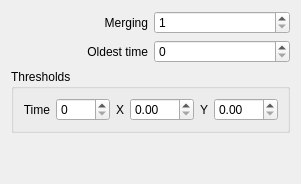
     <widget class="QWidget" name="m_MergingGapsTab">
      <attribute name="title">
       <string>Merging gaps</string>
      </attribute>
      <layout class="QGridLayout" name="gridLayout_5">
       <item row="2" column="0" colspan="2">
        <widget class="QGroupBox" name="groupBox_4">
         <property name="title">
          <string>Thresholds</string>
         </property>
         <layout class="QHBoxLayout" name="horizontalLayout_3">
          <item>
           <widget class="QLabel" name="label_25">
            <property name="text">
             <string>Time</string>
            </property>
            <property name="alignment">
             <set>Qt::AlignRight|Qt::AlignTrailing|Qt::AlignVCenter</set>
            </property>
           </widget>
          </item>
          <item>
           <widget class="QSpinBox" name="m_MergingThresholdsTime">
            <property name="maximum">
             <number>1000</number>
            </property>
           </widget>
          </item>
          <item>
           <widget class="QLabel" name="label_26">
            <property name="text">
             <string>X</string>
            </property>
            <property name="alignment">
             <set>Qt::AlignRight|Qt::AlignTrailing|Qt::AlignVCenter</set>
            </property>
           </widget>
          </item>
          <item>
           <widget class="QDoubleSpinBox" name="m_MergingThresholdsX">
            <property name="maximum">
             <double>100.000000000000000</double>
            </property>
           </widget>
          </item>
          <item>
           <widget class="QLabel" name="label_27">
            <property name="text">
             <string>Y</string>
            </property>
            <property name="alignment">
             <set>Qt::AlignRight|Qt::AlignTrailing|Qt::AlignVCenter</set>
            </property>
           </widget>
          </item>
          <item>
           <widget class="QDoubleSpinBox" name="m_MergingThresholdsY">
            <property name="maximum">
             <double>100.000000000000000</double>
            </property>
           </widget>
          </item>
         </layout>
        </widget>
       </item>
       <item row="3" column="0" colspan="2">
        <spacer name="verticalSpacer_4">
         <property name="orientation">
          <enum>Qt::Vertical</enum>
         </property>
         <property name="sizeHint" stdset="0">
          <size>
           <width>20</width>
           <height>40</height>
          </size>
         </property>
        </spacer>
       </item>
       <item row="0" column="1">
        <widget class="QSpinBox" name="m_EnableMergingGapsCount">
         <property name="minimum">
          <number>1</number>
         </property>
         <property name="maximum">
          <number>10</number>
         </property>
        </widget>
       </item>
       <item row="0" column="0">
        <widget class="QLabel" name="label_24">
         <property name="text">
          <string>Merging</string>
         </property>
         <property name="alignment">
          <set>Qt::AlignRight|Qt::AlignTrailing|Qt::AlignVCenter</set>
         </property>
        </widget>
       </item>
       <item row="1" column="0">
        <widget class="QLabel" name="label_28">
         <property name="text">
          <string>Oldest time</string>
         </property>
         <property name="alignment">
          <set>Qt::AlignRight|Qt::AlignTrailing|Qt::AlignVCenter</set>
         </property>
        </widget>
       </item>
       <item row="1" column="1">
        <widget class="QSpinBox" name="m_MergingOldestClusterTime">
         <property name="maximum">
          <number>1000</number>
         </property>
        </widget>
       </item>
      </layout>
     </widget>
